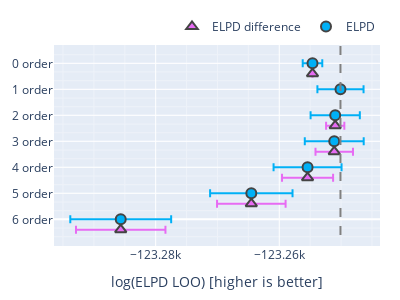

Notebook code for this chart:
### Code cell
from leaguedata.plot import plot_compare_plotly

plot_compare_plotly(
    compare_dataframe.rename(lambda x: f'{x[0]} order'), 
    save_to='docs/loserQ/assets/true_data_compare_results_balanced.json'
);

### Figure 1 — Plotly figure (JSON) as saved in the notebook; plotly's stock layout.template omitted (floating-point values rounded to 4 significant figures)
{"data": [{"error_x": {"array": [0, 1.475, 3.032, 4.133, 5.547, 7.239], "thickness": 2, "type": "data"}, "marker": {"color": "rgba(231,107,243,1.)", "line": {"width": 2}, "size": 10, "symbol": "triangle-up"}, "mode": "markers+text", "name": "ELPD difference", "type": "scatter", "x": [-123300.0, -123300.0, -123300.0, -123300.0, -123300.0, -123300.0], "y": [-8.4, -5.4, -3.9, -2.4, -0.9, 0.6]}, {"error_x": {"array": [1.582, 3.734, 3.984, 4.767, 5.5, 6.67, 8.16], "thickness": 2, "type": "data"}, "marker": {"color": "rgba(0,176,246,1.)", "line": {"width": 2}, "size": 10, "symbol": "circle"}, "mode": "markers+text", "name": "ELPD", "type": "scatter", "x": [-123300.0, -123300.0, -123300.0, -123300.0, -123300.0, -123300.0, -123300.0], "y": [-9, -7.5, -6, -4.5, -3, -1.5, 0]}], "layout": {"height": 300, "legend": {"orientation": "h", "x": 1, "xanchor": "right", "y": 1.02, "yanchor": "bottom"}, "margin": {"b": 20, "l": 20, "r": 20, "t": 20}, "shapes": [{"line": {"color": "grey", "dash": "dash", "width": 2}, "type": "line", "x0": -123300.0, "x1": -123300.0, "y0": -10, "y1": 1}], "width": 400, "xaxis": {"autorange": true, "minor": {"showgrid": true}, "range": [-123300.0, -123200.0], "showgrid": true, "title": {"text": "log(ELPD LOO) [higher is better]"}, "type": "linear"}, "yaxis": {"autorange": true, "minor": {"showgrid": true}, "range": [1.539, -10.06], "showgrid": true, "tickmode": "array", "ticktext": ["0 order", "1 order", "2 order", "3 order", "4 order", "5 order", "6 order"], "tickvals": [-9, -7.5, -6, -4.5, -3, -1.5, 0], "type": "linear"}}}
